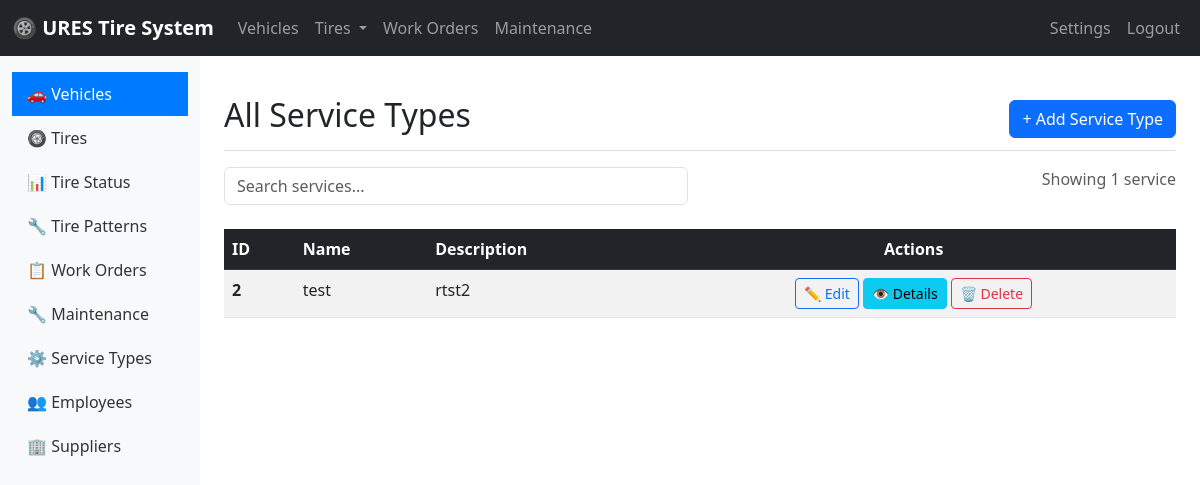
Page /service-types/ on the committed database.
### tires/models.py (models this page shows, shortened)
class ServiceType(models.Model):
    service_name = models.CharField(max_length=100)
    description = models.TextField(blank=True)

### tires/views.py (the view)
# urls.py: path('service-types/', views.service_type_list, name='service_type_list'),
def service_type_list(request):
    service_types = ServiceType.objects.all()
    context = {
        'service_types': service_types
    }
    return render(request, 'service_type/service_type_list.html', context)

### tires/templates/service_type/service_type_list.html (shortened to what this page needs)
{% extends 'base/base.html' %}
{% block page_title %}All Service Types{% endblock %}
{% block page_actions %}
    <button class="btn btn-primary" data-bs-toggle="modal" data-bs-target="#createModal">
        + Add Service Type
    </button>
{% endblock %}
{% block content %}
<div class="row mb-4">
    <div class="col-md-6">
        <input type="text" placeholder="Search services..." id="searchInput" class="form-control" onkeyup="tableSearch()">
    </div>
    <div class="col-md-6 text-end">
        <span class="text-muted">
            Showing {{ service_types.count }} service{{ service_types.count|pluralize }}
        </span>
    </div>
</div>
    <div class="table-responsive">
        <table class="table table-striped table-hover">
            <thead class="table-dark">
                <tr>
                    <th>ID</th>
                    <th>Name</th>
                    <th>Description</th>
                    <th style="text-align:center;">Actions</th>
                </tr>
            </thead>
            <tbody>
                {% for service in service_types %}
                    <tr id="row-{{ service.id }}">
                        <td><strong>{{ service.id }}</strong></td>
                        <td>{{ service.service_name }}</td>
                        <td>{{ service.description }}</td>
                        <td style="text-align:center;">
                            <button class="btn btn-sm btn-outline-primary" data-bs-toggle="modal" data-bs-target="#editModal-{{ service.id }}">
                                ✏️ Edit
                            </button>
                             <button class="btn btn-sm btn-info" data-bs-toggle="modal" data-bs-target="#detailsModal-{{ service.id }}">
                                👁️ Details
                            </button>
                            <form method="post" action="{% url 'service_type_delete' service.id %}" style="display:inline;">
                                <button type="submit" class="btn btn-sm btn-outline-danger" onclick="return confirmDelete('Are you sure you want to delete service {{ service.name }}?')">
                                    🗑️ Delete
                                </button>
                            </form>
                        </td>
                    </tr>
                {% empty %}
                    <tr>
                        <td colspan="6" class="text-center text-muted py-4">
                            No services found. <a href="#" data-bs-toggle="modal" data-bs-target="#createModal">Add the first service</a>
                        </td>
                    </tr>
                {% endfor %}
            </tbody>
        </table>
    </div>
{% endblock %}

### rows in the picture
ServiceType: id "2", service_name "test", description "rtst2"

### other values in the picture
{{ service_types.count }} "1"
